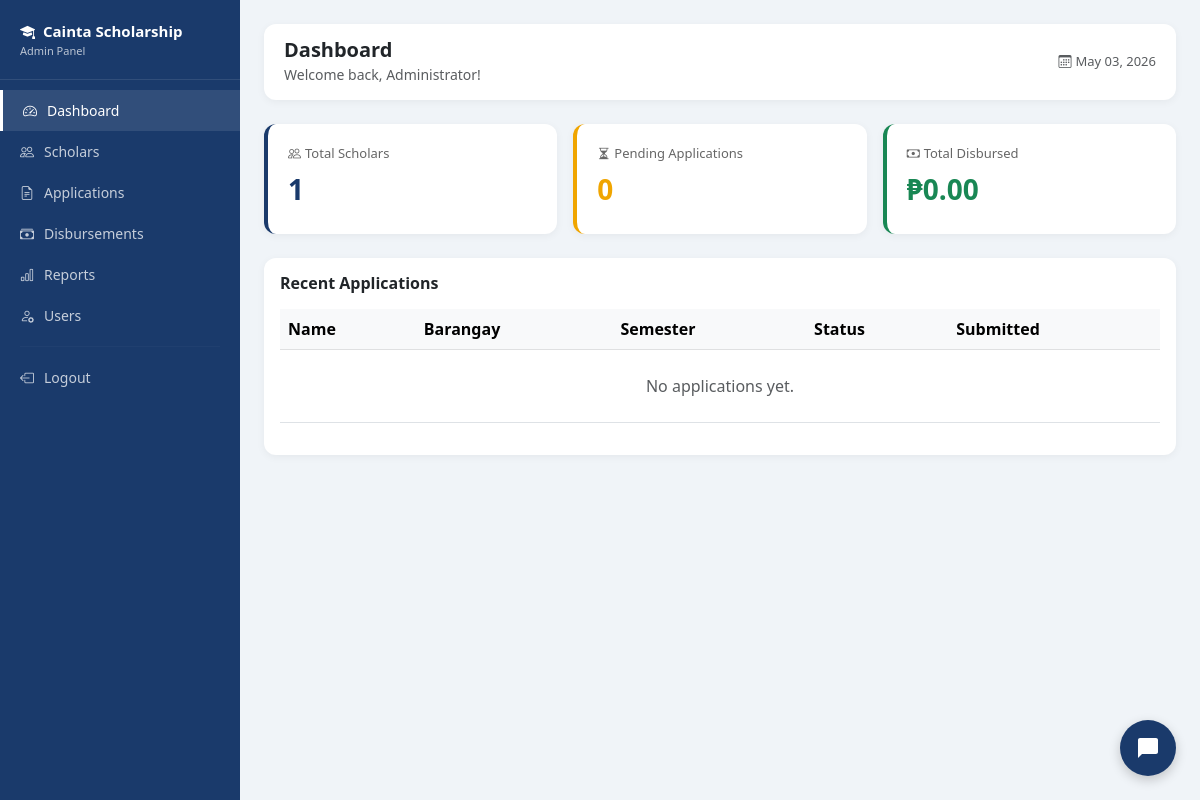
The page /admin/dashboard.php (signed in) on the database as committed earlier.
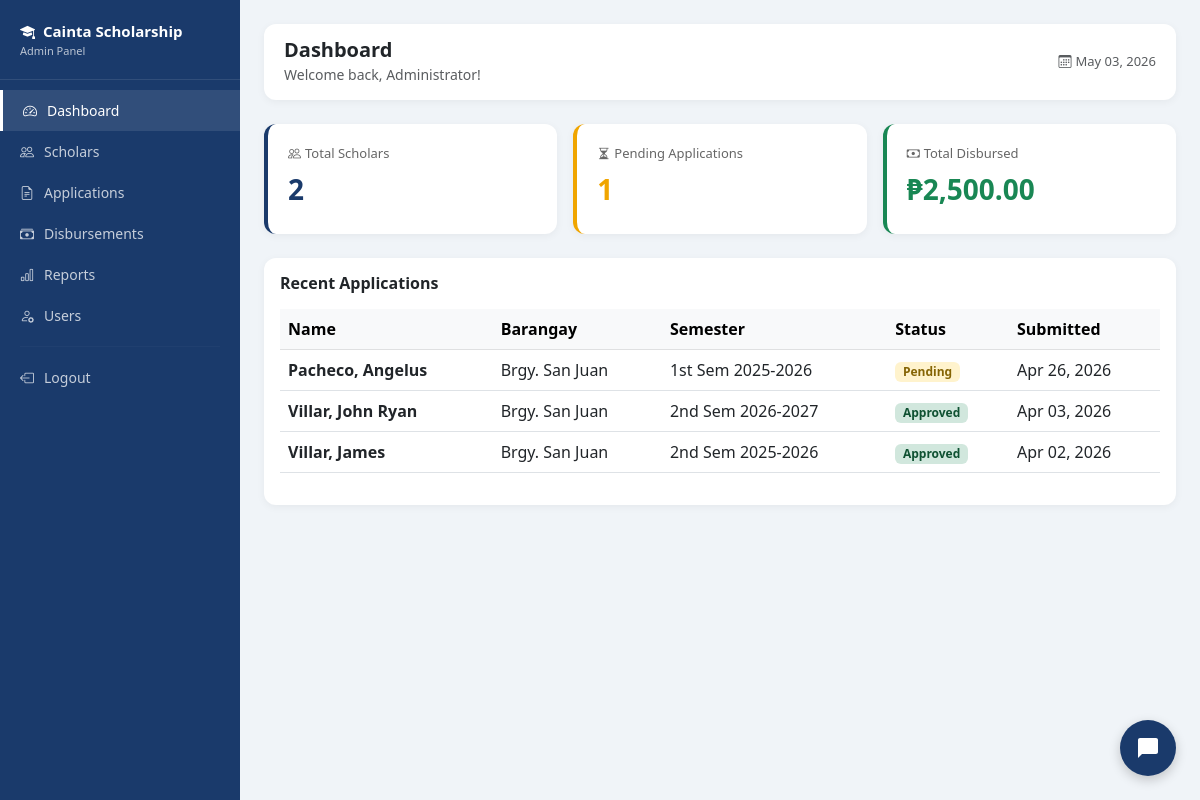
The same page on the database as committed later.
### tables this page shows
CREATE TABLE `applications` (
  `application_id` int(11) NOT NULL,
  `scholar_id` int(11) NOT NULL,
  `school_year` varchar(20) DEFAULT NULL,
  `semester` enum('1st','2nd') DEFAULT NULL,
  `gwa` decimal(4,2) DEFAULT NULL,
  `monthly_income` decimal(10,2) DEFAULT NULL,
  `status` enum('pending','for_review','approved','rejected','incomplete') DEFAULT 'pending',
  `remarks` text DEFAULT NULL,
  `submitted_at` timestamp NOT NULL DEFAULT current_timestamp(),
  `father_name` varchar(100) DEFAULT NULL,
  `father_occupation` varchar(100) DEFAULT NULL,
  `mother_name` varchar(100) DEFAULT NULL,
  `mother_occupation` varchar(100) DEFAULT NULL
);

CREATE TABLE `students` (
  `student_id` int(11) NOT NULL,
  `first_name` varchar(50) NOT NULL,
  `last_name` varchar(50) NOT NULL,
  `middle_name` varchar(50) DEFAULT NULL,
  `email` varchar(100) NOT NULL,
  `password` varchar(255) NOT NULL,
  `contact_no` varchar(20) DEFAULT NULL,
  `address` text DEFAULT NULL,
  `barangay` varchar(100) DEFAULT NULL,
  `birthdate` date DEFAULT NULL,
  `gender` enum('Male','Female') DEFAULT NULL,
  `is_active` tinyint(4) DEFAULT 1,
  `created_at` timestamp NOT NULL DEFAULT current_timestamp(),
  `is_archived` tinyint(4) DEFAULT 0,
  `archived_at` timestamp NULL DEFAULT NULL,
  `archive_reason` varchar(255) DEFAULT NULL
);

### admin/dashboard.php (the view, shortened to what this page needs)
<?php
require_once '../includes/db.php';
$total_scholars = $pdo->query("SELECT COUNT(*) FROM scholars WHERE status='active'")->fetchColumn();
$total_applications = $pdo->query("SELECT COUNT(*) FROM applications WHERE status='pending'")->fetchColumn();
$total_disbursed = $pdo->query("SELECT SUM(amount) FROM disbursements WHERE status='released'")->fetchColumn();
$recent_apps = $pdo->query("
    SELECT a.*, s.first_name, s.last_name, s.barangay
    FROM applications a
    JOIN students s ON a.scholar_id = s.student_id
    ORDER BY a.submitted_at DESC LIMIT 5
")->fetchAll();
?>
<!DOCTYPE html>
<html lang="en">
<head>
    <link href="https://cdn.jsdelivr.net/npm/bootstrap@5.3.0/dist/css/bootstrap.min.css" rel="stylesheet">
    <link href="https://cdn.jsdelivr.net/npm/bootstrap-icons@1.10.0/font/bootstrap-icons.css" rel="stylesheet">
</head>
<body>
<div class="sidebar">
    <div class="sidebar-brand">
        <i class="bi bi-mortarboard-fill me-2"></i>Cainta Scholarship
        <small>Admin Panel</small>
    </div>
    <nav>
        <a href="dashboard.php" class="nav-link active"><i class="bi bi-speedometer2"></i> Dashboard</a>
        <a href="scholars.php" class="nav-link"><i class="bi bi-people"></i> Scholars</a>
        <a href="applications.php" class="nav-link"><i class="bi bi-file-earmark-text"></i> Applications</a>
        <a href="disbursements.php" class="nav-link"><i class="bi bi-cash-stack"></i> Disbursements</a>
        <a href="reports.php" class="nav-link"><i class="bi bi-bar-chart"></i> Reports</a>
        <a href="users.php" class="nav-link"><i class="bi bi-person-gear"></i> Users</a>
        <hr style="border-color: rgba(255,255,255,0.1); margin: 10px 20px;">
        <a href="../logout.php" class="nav-link"><i class="bi bi-box-arrow-left"></i> Logout</a>
    </nav>
</div>
<div class="main-content">
    <div class="topbar">
        <div>
            <h5 class="mb-0 fw-bold">Dashboard</h5>
            <small class="text-muted">Welcome back, <?= htmlspecialchars($_SESSION['full_name']) ?>!</small>
        </div>
        <div class="text-muted" style="font-size:13px;">
            <i class="bi bi-calendar3 me-1"></i><?= date('F d, Y') ?>
        </div>
    </div>
    <div class="row g-3 mb-4">
        <div class="col-md-4">
            <div class="stat-card" style="border-color: #1A3A6B;">
                <div class="stat-label"><i class="bi bi-people me-1"></i>Total Scholars</div>
                <div class="stat-value" style="color:#1A3A6B;"><?= $total_scholars ?></div>
            </div>
        </div>
        <div class="col-md-4">
            <div class="stat-card" style="border-color: #f0a500;">
                <div class="stat-label"><i class="bi bi-hourglass-split me-1"></i>Pending Applications</div>
                <div class="stat-value" style="color:#f0a500;"><?= $total_applications ?></div>
            </div>
        </div>
        <div class="col-md-4">
            <div class="stat-card" style="border-color: #198754;">
                <div class="stat-label"><i class="bi bi-cash me-1"></i>Total Disbursed</div>
                <div class="stat-value" style="color:#198754;">₱<?= number_format($total_disbursed ?? 0, 2) ?></div>
            </div>
        </div>
    </div>
    <div class="card">
        <div class="card-body">
            <h6 class="card-title fw-bold mb-3">Recent Applications</h6>
            <div class="table-responsive">
                <table class="table table-hover align-middle">
                    <thead class="table-light">
                        <tr>
                            <th>Name</th>
                            <th>Barangay</th>
                            <th>Semester</th>
                            <th>Status</th>
                            <th>Submitted</th>
                        </tr>
                    </thead>
                    <tbody>
                        <?php if(empty($recent_apps)): ?>
                        <tr><td colspan="5" class="text-center text-muted py-4">No applications yet.</td></tr>
                        <?php else: ?>
                        <?php foreach($recent_apps as $app): ?>
                        <tr>
                            <td><strong><?= htmlspecialchars($app['last_name'] . ', ' . $app['first_name']) ?></strong></td>
                            <td><?= htmlspecialchars($app['barangay']) ?></td>
                            <td><?= $app['semester'] ?> Sem <?= $app['school_year'] ?></td>
                            <td><span class="badge badge-<?= $app['status'] ?>"><?= ucfirst(str_replace('_', ' ', $app['status'])) ?></span></td>
                            <td><?= date('M d, Y', strtotime($app['submitted_at'])) ?></td>
                        </tr>
                        <?php endforeach; ?>
                        <?php endif; ?>
                    </tbody>
                </table>
            </div>
        </div>
    </div>
</div>
<a href="students.php" class="nav-link"><i class="bi bi-person-lines-fill"></i> Students</a>
<?php include '../chatbot_widget.php'; ?>
</body>
</html>

Rows that differ between the two databases and show on the page:
added applications: students.last_name+first_name "Pacheco, Angelus", students.barangay "Brgy. San Juan", semester "1st", school_year "2025-2026", status "Pending", submitted_at "Apr 26, 2026"
added applications: students.last_name+first_name "Villar, John Ryan", students.barangay "Brgy. San Juan", semester "2nd", school_year "2026-2027", status "Approved", submitted_at "Apr 03, 2026"
added applications: students.last_name+first_name "Villar, James", students.barangay "Brgy. San Juan", semester "2nd", school_year "2025-2026", status "Approved", submitted_at "Apr 02, 2026"
Other text that changed with them:
$total_scholars: "1" → "2"
$total_applications: "0" → "1"
$total_disbursed: "0.00" → "2,500.00"
text no longer shown: "No applications yet."
